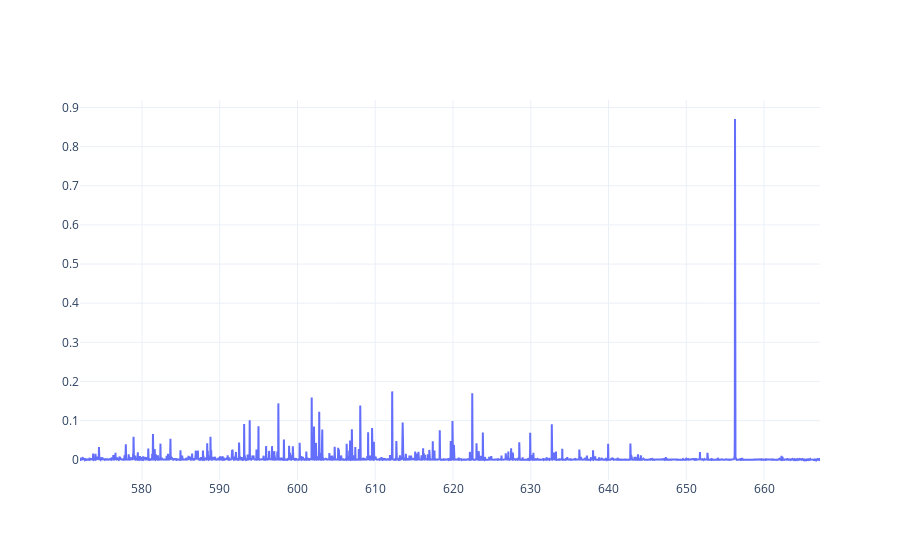

Write notebook code for a chart like this one.
### Code cell
def plotfunc(lamp):
    em = EchelleImage(os.path.join(bpth,lamp),**echkws)
    sp = Spectrum(em)
    bg = EchelleImage(os.path.join(bpth,bkgs[i]),**echkws)
    spbg = Spectrum(bg)
    x = sp.wavelength
    y = sp.wm[0] - spbg.wm[0]

    pg_data = [go.Scatter(x=x,y=y)]
    fig = go.Figure(data=pg_data)
    fig.update_layout(template='plotly_white')
    fig.show()


interact(plotfunc, lamp = widgets.Dropdown(options=lamps,description='lamp file'))

### Figure 1 — Plotly figure (JSON) as saved in the notebook; plotly's stock layout.template omitted (floating-point values rounded to 4 significant figures; data arrays with more than 128 entries replaced by an {"elided": "..."} marker saying what was removed)
{"data": [{"type": "scatter", "x": {"elided": "14155 float values"}, "y": {"elided": "14155 float values"}}], "layout": {}}
